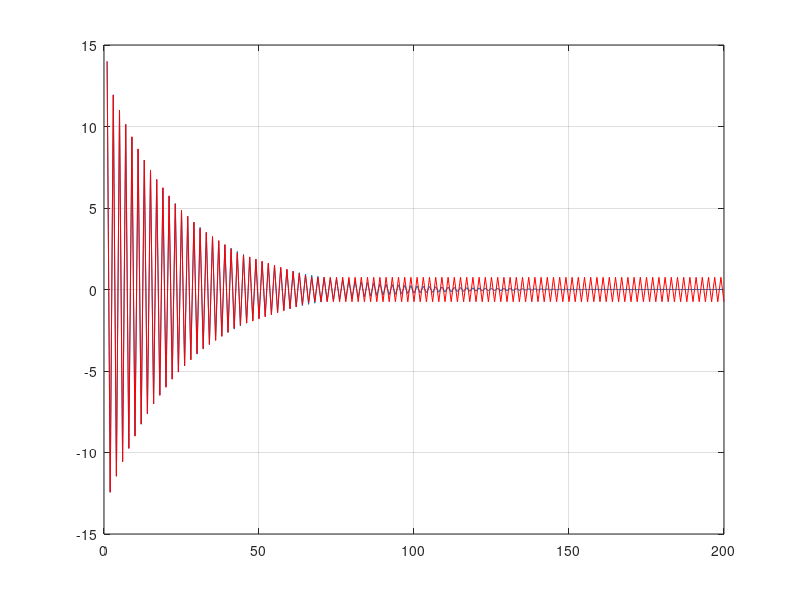
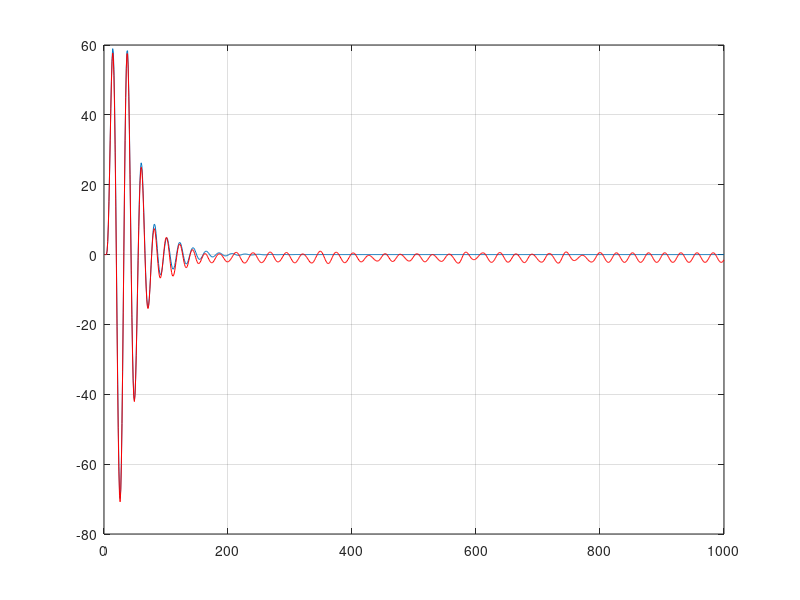

These figures' MATLAB source, in order:
clear all
close all

nb=4;
N=200;
a1=-0.96;
y(1)=14;
yq(1)=y(1);
for n=2:N
    if n==2 
        x=1;
    else
        x=0; 
    end
    y(n)=a1*y(n-1)+x;
    yq(n)=round((yq(n-1)*a1 + x)*2^nb)/2^nb;
end

plot(y)
hold on
plot(yq,'r')
grid on


nb=7;
N=1000;
a1=3.7165;
a2=-5.3095;
a3= 3.4497;
a4= -0.8613;

%questi numeri si determinano con fdatool, per esempio mettendo una coppia
%di poli vicini alla circonferenza....o cmq ...una coppia di poli
%se passo per passo, ad ogni n piccolo, linearizzo il sistema, di quello
%essendo lineare che vale per piccoli valori di entrata e uscita, allora
%posso dire che il polo esce. In realta` non posso dirlo a cuor leggero per
%il semplice fatto che avendo l'operatore di quantizzazione il sistema non
%e` piu` lineare, non esiste la trasformata Z ... e in teoria non esistono
%i poli. Devo pensare il sistema linearizzato a pezzettini.

%a1=1.61;
%a2=-0.99;
clear y;
clear yq;
y(1)=0;
yq(1)=y(1);
y(2)=0;
y(3)=0;
y(4)=0;

yq(2)=y(2);
yq(3)=y(3);
yq(4)=y(4);


for n=5:N
    if n==5 
        x=1;
    else
        x=0; 
    end
    y(n)=a1*y(n-1)+a2*y(n-2)+x+a3*y(n-3)+a4*y(n-4);
    yq(n)=floor((yq(n-1)*a1+ yq(n-2)*a2+ x+ yq(n-3)*a3+ yq(n-4)*a4)*2^nb)/2^nb;
end
figure
plot(y)
hold on
plot(yq,'r')
grid on



%per ovviare al ciclo limite
%if |y|<10 ==> y=0 
%pero` il segnale e` distorto
%quindi dico:
%se vale if |y|<10 ==> y=0 per un certo tot di tempo T0
%allora taglia a zero. Quindi mantengo il mio segnale e se ho ciclo limite
%ce l'ho solo per un tempo T0 dopo lo stacco del segnale.


    



